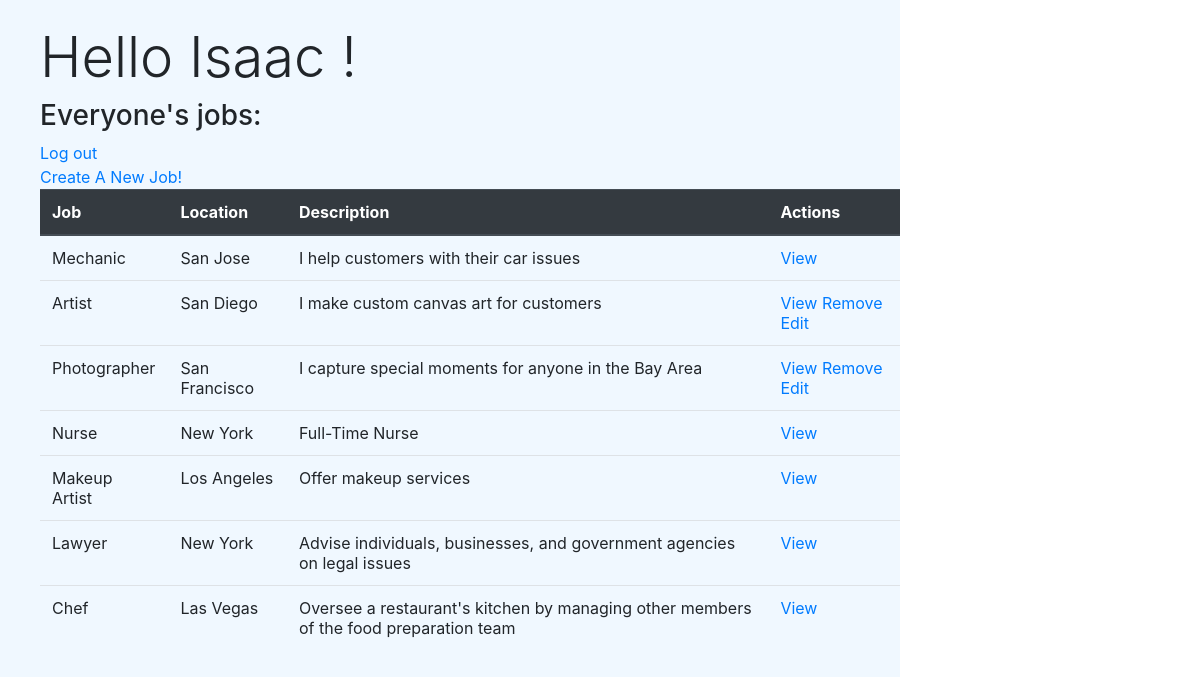
The app's page /dashboard (signed in) with its own data.
### main/models.py (models this page shows)
class User(models.Model):
    first_name=models.CharField(max_length=60)
    last_name=models.CharField(max_length=60)
    email=models.EmailField(max_length=50)
    password=models.CharField(max_length=30)
    created_at=models.DateTimeField(auto_now_add=True)
    updated_at=models.DateTimeField(auto_now=True)
    objects=UserManager()   ##dont forget to create objects

class Job(models.Model):
    title=models.CharField(max_length=70)
    description=models.TextField(max_length=200)
    location=models.CharField(max_length=100)
    created_at=models.DateTimeField(auto_now_add=True)
    updated_at=models.DateTimeField(auto_now=True)
    user=models.ForeignKey(User, on_delete=models.CASCADE)
    objects=JobManager()######DONT FORGET TO ADD AFTER ADDING SECOND VALIDATIONS ####

### main/views.py (the view)
# urls.py: path('dashboard', views.display_dashboard_page),
def display_dashboard_page(request):                            #will have to take in all jobs // have to get a specific user which comes from the session
    context= {
        "jobs":Job.objects.all(), #COMMA!!
        "user":User.objects.get(id=request.session["user_id"])
    }
    return render(request, "dashboard_page.html",context) #create a html for that dashboard page

### main/templates/dashboard_page.html (shortened to what this page needs)
<!DOCTYPE html>
<html lang="en">
<head>
    <link rel="stylesheet" href="https://stackpath.bootstrapcdn.com/bootstrap/4.5.2/css/bootstrap.min.css">
</head>
<body>
<div class="background">
<div class="body">
    <br>
    <h1 class="display-4">Hello {{user.first_name}} !</h1>
    <h3 class="display-9">Everyone's jobs:</h3>
    <div ><a href="/">Log out</a></div>
    <div ><a href="/job/new">Create A New Job!</a></div>
    <table class="table table-hover">
        <thead class="thead-dark">
            <tr>
                <th>Job</th>
                <th>Location</th>
                <th>Description</th>
                <th>Actions</th>
            </tr>
        </thead>
        <tbody>
            {% for job in jobs %}
            <tr>
                <td>{{job.title}}</td>
                <td>{{job.location}}</td>
                <td>{{job.description}}</td>
                <td>
                    <a href="/jobs/{{job.id}}">View</a>
                    {% if user.id == job.user.id %}
                    <a href="/jobs/{{job.id}}/destroy">Remove</a>
                    <a href="/jobs/edit/{{job.id}}">Edit</a>
                    {% endif %}
                </td>
            </tr>
            {% endfor %}
        </tbody>
    </table>
</div>
</div>
</body>
</html>

### main/templates/dashboard_page.html (style rules this page uses)
.background { background-color: aliceblue; max-width: 900px; min-height: 1200px; }
.body { margin-left: 40px; }

### records on screen
User: first_name "Isaac"
Job: title "Mechanic", location "San Jose", description "I help customers with their car issues"
Job: title "Artist", location "San Diego", description "I make custom canvas art for customers"
Job: title "Photographer", location "San Francisco", description "I capture special moments for anyone in the Bay Area"
Job: title "Nurse", location "New York", description "Full-Time Nurse"
Job: title "Makeup Artist", location "Los Angeles", description "Offer makeup services"
Job: title "Lawyer", location "New York", description "Advise individuals, businesses, and government agencies on legal issues"
Job: title "Chef", location "Las Vegas", description "Oversee a restaurant's kitchen by managing other members of the food preparation team"
